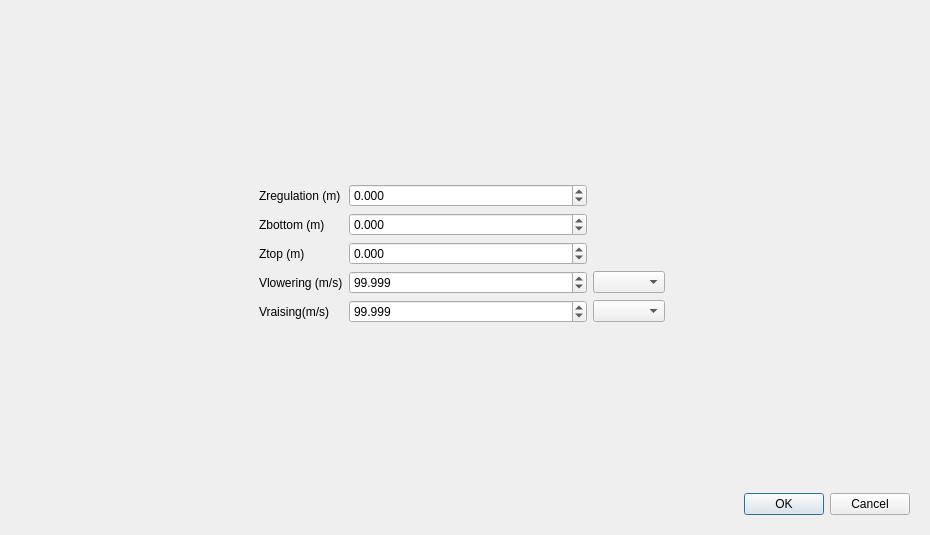
<?xml version="1.0" encoding="UTF-8"?>
<ui version="4.0">
 <class>SingMobil</class>
 <widget class="QWidget" name="SingMobil">
  <property name="geometry">
   <rect>
    <x>0</x>
    <y>0</y>
    <width>930</width>
    <height>535</height>
   </rect>
  </property>
  <property name="windowTitle">
   <string>Mobil Weirs</string>
  </property>
  <layout class="QGridLayout" name="gridLayout_2">
   <item row="0" column="0">
    <widget class="QStackedWidget" name="weirs_pages">
     <property name="enabled">
      <bool>true</bool>
     </property>
     <property name="layoutDirection">
      <enum>Qt::LeftToRight</enum>
     </property>
     <property name="autoFillBackground">
      <bool>false</bool>
     </property>
     <property name="currentIndex">
      <number>2</number>
     </property>
     <widget class="QWidget" name="page">
      <layout class="QVBoxLayout" name="verticalLayout_4">
       <item>
        <layout class="QGridLayout" name="gridLayout">
         <item row="1" column="4">
          <layout class="QGridLayout" name="gridLayout_5">
           <item row="0" column="0">
            <widget class="QComboBox" name="cb_method"/>
           </item>
           <item row="3" column="0">
            <spacer name="verticalSpacer">
             <property name="orientation">
              <enum>Qt::Vertical</enum>
             </property>
             <property name="sizeHint" stdset="0">
              <size>
               <width>20</width>
               <height>40</height>
              </size>
             </property>
            </spacer>
           </item>
           <item row="2" column="1">
            <spacer name="horizontalSpacer_6">
             <property name="orientation">
              <enum>Qt::Horizontal</enum>
             </property>
             <property name="sizeType">
              <enum>QSizePolicy::Minimum</enum>
             </property>
             <property name="sizeHint" stdset="0">
              <size>
               <width>40</width>
               <height>20</height>
              </size>
             </property>
            </spacer>
           </item>
           <item row="0" column="1">
            <widget class="QPushButton" name="bt_edit">
             <property name="text">
              <string>Edit </string>
             </property>
            </widget>
           </item>
          </layout>
         </item>
         <item row="0" column="4">
          <spacer name="horizontalSpacer">
           <property name="orientation">
            <enum>Qt::Horizontal</enum>
           </property>
           <property name="sizeHint" stdset="0">
            <size>
             <width>40</width>
             <height>20</height>
            </size>
           </property>
          </spacer>
         </item>
         <item row="1" column="0">
          <layout class="QVBoxLayout" name="verticalLayout_3"/>
         </item>
         <item row="0" column="1">
          <widget class="QLabel" name="label">
           <property name="text">
            <string>Existing Weirs ( with checkbox =  active or not)</string>
           </property>
          </widget>
         </item>
         <item row="1" column="1">
          <widget class="QListView" name="lst_sets"/>
         </item>
        </layout>
       </item>
       <item>
        <widget class="QDialogButtonBox" name="b_OK_page1">
         <property name="locale">
          <locale language="English" country="UnitedStates"/>
         </property>
         <property name="standardButtons">
          <set>QDialogButtonBox::Ok</set>
         </property>
        </widget>
       </item>
      </layout>
     </widget>
     <widget class="QWidget" name="page_meth1">
      <layout class="QGridLayout" name="gridLayout_4">
       <item row="0" column="0">
        <layout class="QVBoxLayout" name="verticalLayout_2">
         <item>
          <spacer name="verticalSpacer_3">
           <property name="orientation">
            <enum>Qt::Vertical</enum>
           </property>
           <property name="sizeHint" stdset="0">
            <size>
             <width>20</width>
             <height>40</height>
            </size>
           </property>
          </spacer>
         </item>
         <item>
          <widget class="QPushButton" name="b_delete">
           <property name="text">
            <string>Clear data</string>
           </property>
          </widget>
         </item>
         <item>
          <widget class="QPushButton" name="b_import">
           <property name="text">
            <string>Import</string>
           </property>
          </widget>
         </item>
         <item>
          <widget class="Line" name="line">
           <property name="orientation">
            <enum>Qt::Horizontal</enum>
           </property>
          </widget>
         </item>
         <item>
          <widget class="QPushButton" name="b_add_line">
           <property name="text">
            <string>Add Line</string>
           </property>
          </widget>
         </item>
         <item>
          <widget class="QPushButton" name="b_delete_line">
           <property name="text">
            <string>Delete Line</string>
           </property>
          </widget>
         </item>
        </layout>
       </item>
       <item row="0" column="1">
        <layout class="QVBoxLayout" name="verticalLayout">
         <item>
          <layout class="QHBoxLayout" name="horizontalLayout_2">
           <item>
            <widget class="QRadioButton" name="rb_sec">
             <property name="text">
              <string>sec.</string>
             </property>
            </widget>
           </item>
           <item>
            <widget class="QRadioButton" name="rb_min">
             <property name="text">
              <string>min.</string>
             </property>
            </widget>
           </item>
           <item>
            <widget class="QRadioButton" name="rb_hour">
             <property name="text">
              <string>hour</string>
             </property>
            </widget>
           </item>
           <item>
            <widget class="QRadioButton" name="rb_day">
             <property name="text">
              <string>day</string>
             </property>
            </widget>
           </item>
           <item>
            <spacer name="horizontalSpacer_3">
             <property name="orientation">
              <enum>Qt::Horizontal</enum>
             </property>
             <property name="sizeHint" stdset="0">
              <size>
               <width>40</width>
               <height>20</height>
              </size>
             </property>
            </spacer>
           </item>
          </layout>
         </item>
         <item>
          <widget class="QTableView" name="tab_sets">
           <property name="enabled">
            <bool>true</bool>
           </property>
           <property name="sizePolicy">
            <sizepolicy hsizetype="Expanding" vsizetype="Expanding">
             <horstretch>0</horstretch>
             <verstretch>0</verstretch>
            </sizepolicy>
           </property>
           <property name="minimumSize">
            <size>
             <width>400</width>
             <height>0</height>
            </size>
           </property>
           <attribute name="horizontalHeaderDefaultSectionSize">
            <number>50</number>
           </attribute>
           <attribute name="verticalHeaderDefaultSectionSize">
            <number>22</number>
           </attribute>
          </widget>
         </item>
        </layout>
       </item>
       <item row="2" column="2">
        <widget class="QDialogButtonBox" name="b_OK_page2">
         <property name="locale">
          <locale language="English" country="UnitedStates"/>
         </property>
         <property name="standardButtons">
          <set>QDialogButtonBox::Cancel|QDialogButtonBox::Ok</set>
         </property>
         <property name="centerButtons">
          <bool>false</bool>
         </property>
        </widget>
       </item>
       <item row="0" column="2">
        <layout class="QVBoxLayout" name="lay_graph_edit"/>
       </item>
      </layout>
     </widget>
     <widget class="QWidget" name="page_meth2">
      <layout class="QGridLayout" name="gridLayout_7">
       <item row="0" column="0">
        <layout class="QGridLayout" name="gridLayout_6">
         <item row="5" column="1">
          <widget class="QLabel" name="label_8">
           <property name="text">
            <string>Vraising(m/s)</string>
           </property>
          </widget>
         </item>
         <item row="2" column="0">
          <spacer name="horizontalSpacer_4">
           <property name="orientation">
            <enum>Qt::Horizontal</enum>
           </property>
           <property name="sizeHint" stdset="0">
            <size>
             <width>40</width>
             <height>20</height>
            </size>
           </property>
          </spacer>
         </item>
         <item row="7" column="4">
          <widget class="QDialogButtonBox" name="b_OK_page3">
           <property name="standardButtons">
            <set>QDialogButtonBox::Cancel|QDialogButtonBox::Ok</set>
           </property>
          </widget>
         </item>
         <item row="1" column="1">
          <widget class="QLabel" name="label_4">
           <property name="text">
            <string>Zregulation (m)</string>
           </property>
          </widget>
         </item>
         <item row="4" column="2">
          <widget class="QDoubleSpinBox" name="sb_vd">
           <property name="decimals">
            <number>3</number>
           </property>
           <property name="maximum">
            <double>1000000.000000000000000</double>
           </property>
           <property name="singleStep">
            <double>0.010000000000000</double>
           </property>
           <property name="value">
            <double>99.998999999999995</double>
           </property>
          </widget>
         </item>
         <item row="5" column="2">
          <widget class="QDoubleSpinBox" name="sb_va">
           <property name="decimals">
            <number>3</number>
           </property>
           <property name="maximum">
            <double>1000000.000000000000000</double>
           </property>
           <property name="singleStep">
            <double>0.010000000000000</double>
           </property>
           <property name="value">
            <double>99.998999999999995</double>
           </property>
          </widget>
         </item>
         <item row="2" column="1">
          <widget class="QLabel" name="label_5">
           <property name="text">
            <string>Zbottom (m)</string>
           </property>
          </widget>
         </item>
         <item row="2" column="2">
          <widget class="QDoubleSpinBox" name="sb_zbas">
           <property name="decimals">
            <number>3</number>
           </property>
           <property name="minimum">
            <double>-1000000000.000000000000000</double>
           </property>
           <property name="maximum">
            <double>10000000.000000000000000</double>
           </property>
           <property name="singleStep">
            <double>0.010000000000000</double>
           </property>
          </widget>
         </item>
         <item row="1" column="2">
          <widget class="QDoubleSpinBox" name="sb_zreg">
           <property name="decimals">
            <number>3</number>
           </property>
           <property name="minimum">
            <double>-1000000000.000000000000000</double>
           </property>
           <property name="maximum">
            <double>1000000000.000000000000000</double>
           </property>
           <property name="singleStep">
            <double>0.010000000000000</double>
           </property>
          </widget>
         </item>
         <item row="3" column="2">
          <widget class="QDoubleSpinBox" name="sb_zhaut">
           <property name="decimals">
            <number>3</number>
           </property>
           <property name="minimum">
            <double>-1000000000.000000000000000</double>
           </property>
           <property name="maximum">
            <double>10000000.000000000000000</double>
           </property>
           <property name="singleStep">
            <double>0.010000000000000</double>
           </property>
          </widget>
         </item>
         <item row="6" column="2">
          <spacer name="verticalSpacer_4">
           <property name="orientation">
            <enum>Qt::Vertical</enum>
           </property>
           <property name="sizeHint" stdset="0">
            <size>
             <width>20</width>
             <height>40</height>
            </size>
           </property>
          </spacer>
         </item>
         <item row="3" column="1">
          <widget class="QLabel" name="label_6">
           <property name="text">
            <string>Ztop (m)</string>
           </property>
          </widget>
         </item>
         <item row="4" column="1">
          <widget class="QLabel" name="label_7">
           <property name="text">
            <string>Vlowering (m/s)</string>
           </property>
          </widget>
         </item>
         <item row="3" column="4">
          <spacer name="horizontalSpacer_2">
           <property name="orientation">
            <enum>Qt::Horizontal</enum>
           </property>
           <property name="sizeType">
            <enum>QSizePolicy::Expanding</enum>
           </property>
           <property name="sizeHint" stdset="0">
            <size>
             <width>40</width>
             <height>20</height>
            </size>
           </property>
          </spacer>
         </item>
         <item row="0" column="1">
          <spacer name="verticalSpacer_2">
           <property name="orientation">
            <enum>Qt::Vertical</enum>
           </property>
           <property name="sizeHint" stdset="0">
            <size>
             <width>20</width>
             <height>40</height>
            </size>
           </property>
          </spacer>
         </item>
         <item row="0" column="2">
          <spacer name="horizontalSpacer_5">
           <property name="orientation">
            <enum>Qt::Horizontal</enum>
           </property>
           <property name="sizeHint" stdset="0">
            <size>
             <width>40</width>
             <height>20</height>
            </size>
           </property>
          </spacer>
         </item>
         <item row="4" column="3">
          <widget class="QComboBox" name="cb_uvb"/>
         </item>
         <item row="5" column="3">
          <widget class="QComboBox" name="cb_uvh"/>
         </item>
        </layout>
       </item>
      </layout>
     </widget>
    </widget>
   </item>
  </layout>
  <action name="actionB_edit">
   <property name="text">
    <string>b_edit</string>
   </property>
  </action>
  <action name="actionComboBox_Name_law">
   <property name="text">
    <string>comboBox_Name_law</string>
   </property>
  </action>
  <action name="actionB_OK_page1">
   <property name="text">
    <string>b_OK_page1</string>
   </property>
  </action>
  <action name="actionB_OK_page2">
   <property name="text">
    <string>b_OK_page2</string>
   </property>
  </action>
  <action name="actionTable_laws">
   <property name="text">
    <string>Table_laws</string>
   </property>
  </action>
  <action name="actionName_edit">
   <property name="text">
    <string>Name_edit</string>
   </property>
  </action>
  <action name="actionLaw_pages">
   <property name="text">
    <string>Law_pages</string>
   </property>
  </action>
  <action name="actionB_new">
   <property name="text">
    <string>b_new</string>
   </property>
  </action>
  <action name="actionB_delete">
   <property name="text">
    <string>b_delete</string>
   </property>
  </action>
  <action name="actionB_import">
   <property name="text">
    <string>b_import</string>
   </property>
   <property name="toolTip">
    <string>b_import</string>
   </property>
  </action>
  <action name="actionB_addLine">
   <property name="text">
    <string>b_addLine</string>
   </property>
   <property name="toolTip">
    <string>b_addLine</string>
   </property>
  </action>
  <action name="actionB_delLine">
   <property name="text">
    <string>b_delLine</string>
   </property>
   <property name="toolTip">
    <string>b_delLine</string>
   </property>
  </action>
 </widget>
 <resources/>
 <connections>
  <connection>
   <sender>b_import</sender>
   <signal>clicked()</signal>
   <receiver>actionB_import</receiver>
   <slot>trigger()</slot>
   <hints>
    <hint type="sourcelabel">
     <x>56</x>
     <y>477</y>
    </hint>
    <hint type="destinationlabel">
     <x>-1</x>
     <y>-1</y>
    </hint>
   </hints>
  </connection>
  <connection>
   <sender>b_delete_line</sender>
   <signal>clicked()</signal>
   <receiver>actionB_delLine</receiver>
   <slot>trigger()</slot>
   <hints>
    <hint type="sourcelabel">
     <x>56</x>
     <y>544</y>
    </hint>
    <hint type="destinationlabel">
     <x>-1</x>
     <y>-1</y>
    </hint>
   </hints>
  </connection>
  <connection>
   <sender>b_add_line</sender>
   <signal>clicked()</signal>
   <receiver>actionB_addLine</receiver>
   <slot>trigger()</slot>
   <hints>
    <hint type="sourcelabel">
     <x>56</x>
     <y>515</y>
    </hint>
    <hint type="destinationlabel">
     <x>-1</x>
     <y>-1</y>
    </hint>
   </hints>
  </connection>
  <connection>
   <sender>bt_edit</sender>
   <signal>clicked()</signal>
   <receiver>actionB_edit</receiver>
   <slot>trigger()</slot>
   <hints>
    <hint type="sourcelabel">
     <x>654</x>
     <y>57</y>
    </hint>
    <hint type="destinationlabel">
     <x>-1</x>
     <y>-1</y>
    </hint>
   </hints>
  </connection>
  <connection>
   <sender>b_delete</sender>
   <signal>clicked()</signal>
   <receiver>actionB_delete</receiver>
   <slot>trigger()</slot>
   <hints>
    <hint type="sourcelabel">
     <x>56</x>
     <y>379</y>
    </hint>
    <hint type="destinationlabel">
     <x>-1</x>
     <y>-1</y>
    </hint>
   </hints>
  </connection>
 </connections>
</ui>
